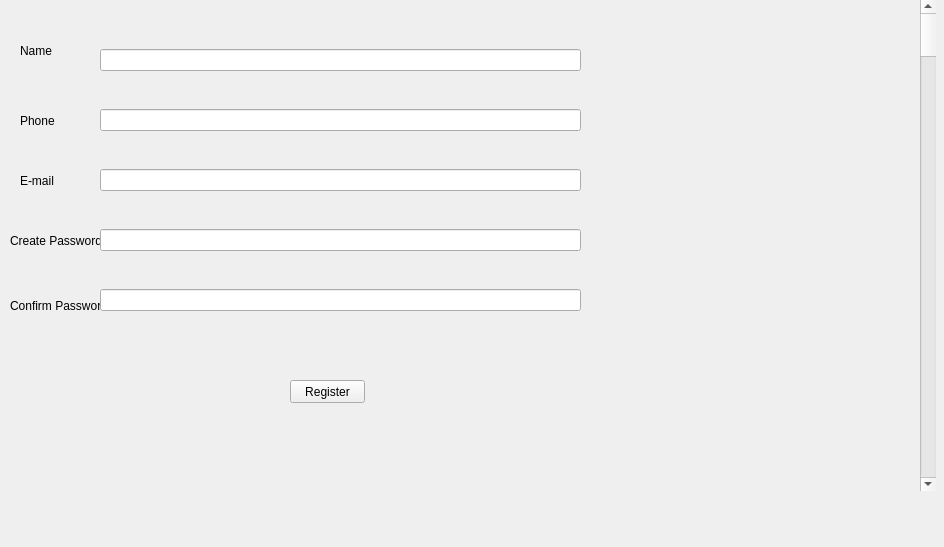
<?xml version="1.0" encoding="UTF-8"?>
<ui version="4.0">
 <class>DockWidget</class>
 <widget class="QDockWidget" name="DockWidget">
  <property name="geometry">
   <rect>
    <x>0</x>
    <y>0</y>
    <width>944</width>
    <height>547</height>
   </rect>
  </property>
  <property name="windowTitle">
   <string>DockWidget</string>
  </property>
  <widget class="QWidget" name="widget">
   <widget class="QLabel" name="label">
    <property name="geometry">
     <rect>
      <x>20</x>
      <y>30</y>
      <width>41</width>
      <height>41</height>
     </rect>
    </property>
    <property name="text">
     <string>Name</string>
    </property>
   </widget>
   <widget class="QScrollBar" name="verticalScrollBar">
    <property name="geometry">
     <rect>
      <x>920</x>
      <y>0</y>
      <width>16</width>
      <height>491</height>
     </rect>
    </property>
    <property name="orientation">
     <enum>Qt::Vertical</enum>
    </property>
   </widget>
   <widget class="QWidget" name="verticalLayoutWidget">
    <property name="geometry">
     <rect>
      <x>100</x>
      <y>30</y>
      <width>481</width>
      <height>61</height>
     </rect>
    </property>
    <layout class="QVBoxLayout" name="verticalLayout">
     <item>
      <widget class="QLineEdit" name="lineEdit"/>
     </item>
    </layout>
   </widget>
   <widget class="QLabel" name="label_2">
    <property name="geometry">
     <rect>
      <x>20</x>
      <y>100</y>
      <width>41</width>
      <height>41</height>
     </rect>
    </property>
    <property name="text">
     <string>Phone</string>
    </property>
   </widget>
   <widget class="QWidget" name="verticalLayoutWidget_2">
    <property name="geometry">
     <rect>
      <x>100</x>
      <y>90</y>
      <width>481</width>
      <height>61</height>
     </rect>
    </property>
    <layout class="QVBoxLayout" name="verticalLayout_2">
     <item>
      <widget class="QLineEdit" name="lineEdit_2"/>
     </item>
    </layout>
   </widget>
   <widget class="QLabel" name="label_3">
    <property name="geometry">
     <rect>
      <x>20</x>
      <y>160</y>
      <width>71</width>
      <height>41</height>
     </rect>
    </property>
    <property name="text">
     <string>E-mail</string>
    </property>
   </widget>
   <widget class="QWidget" name="verticalLayoutWidget_3">
    <property name="geometry">
     <rect>
      <x>100</x>
      <y>150</y>
      <width>481</width>
      <height>61</height>
     </rect>
    </property>
    <layout class="QVBoxLayout" name="verticalLayout_3">
     <item>
      <widget class="QLineEdit" name="lineEdit_3"/>
     </item>
    </layout>
   </widget>
   <widget class="QLabel" name="label_5">
    <property name="geometry">
     <rect>
      <x>10</x>
      <y>220</y>
      <width>101</width>
      <height>41</height>
     </rect>
    </property>
    <property name="text">
     <string>Create Password</string>
    </property>
   </widget>
   <widget class="QWidget" name="verticalLayoutWidget_4">
    <property name="geometry">
     <rect>
      <x>100</x>
      <y>210</y>
      <width>481</width>
      <height>61</height>
     </rect>
    </property>
    <layout class="QVBoxLayout" name="verticalLayout_4">
     <item>
      <widget class="QLineEdit" name="lineEdit_4"/>
     </item>
    </layout>
   </widget>
   <widget class="QLabel" name="label_7">
    <property name="geometry">
     <rect>
      <x>10</x>
      <y>260</y>
      <width>101</width>
      <height>91</height>
     </rect>
    </property>
    <property name="text">
     <string>Confirm Password</string>
    </property>
   </widget>
   <widget class="QWidget" name="verticalLayoutWidget_5">
    <property name="geometry">
     <rect>
      <x>100</x>
      <y>270</y>
      <width>481</width>
      <height>61</height>
     </rect>
    </property>
    <layout class="QVBoxLayout" name="verticalLayout_5">
     <item>
      <widget class="QLineEdit" name="lineEdit_5"/>
     </item>
    </layout>
   </widget>
   <widget class="QPushButton" name="pushButton">
    <property name="geometry">
     <rect>
      <x>290</x>
      <y>380</y>
      <width>75</width>
      <height>23</height>
     </rect>
    </property>
    <property name="text">
     <string>Register</string>
    </property>
   </widget>
  </widget>
 </widget>
 <resources/>
 <connections/>
</ui>
